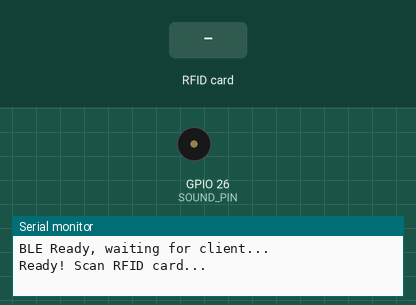
Simulated run of this sketch. Board: ESP32. Shown: buzzer (waves = sounding), the last lines printed to the serial monitor. The inputs (shaded band) are chosen by the test bench. Nothing arrives over Bluetooth unless stated; a phone connects over Bluetooth LE 3 s after start.

Above: at 1.2 s.
1.3 s: RFID card 5E 7A 19 C4 held to the reader
At 1.76 s:
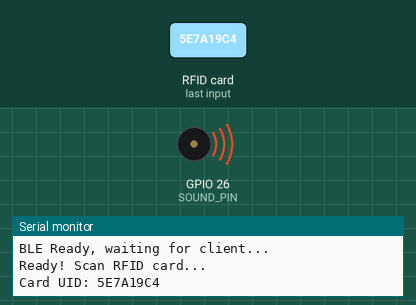
3.3 s: RFID card 5E 7A 19 C4 held to the reader
At 4.5 s:
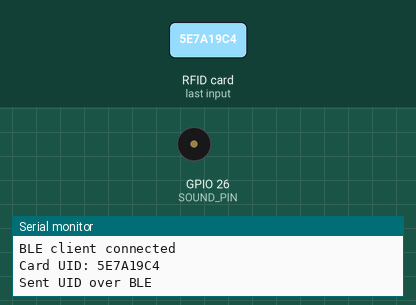
Timing chart, 0 to 6.3 s (numbered marks = the images above; inputs shaded):
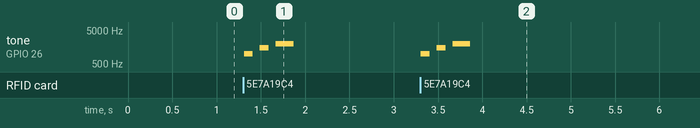

Measured:
- after the input at 1.3 s, tone on GPIO 26 (SOUND_PIN): plays 1000 Hz for 0.10 s, 1500 Hz for 0.10 s, 2000 Hz for 0.20 s, starting at once
- after the input at 3.3 s, tone on GPIO 26 (SOUND_PIN): plays 1000 Hz for 0.10 s, 1500 Hz for 0.10 s, 2000 Hz for 0.20 s, starting at once

The sketch:

connect_with_mobile_old.ino
```cpp
#include <SPI.h>
#include <MFRC522.h>
#include <BLEDevice.h>
#include <BLEServer.h>
#include <BLEUtils.h>
#include <BLE2902.h>

// RFID Pins
#define RST_PIN         4   // RC522 RST
#define SS_PIN          5   // RC522 SDA/SS


// Add after BUZZER_PIN
#define SOUND_PIN 26  // GPIO 26 for extra sound
#define SOUND_CHANNEL 0 // PWM channel for sound

// BLE UUIDs
#define SERVICE_UUID        "6e400001-b5a3-f393-e0a9-e50e24dcca9e"
#define CHARACTERISTIC_UUID "6e400003-b5a3-f393-e0a9-e50e24dcca9e"

MFRC522 rfid(SS_PIN, RST_PIN);

BLECharacteristic *pCharacteristic;
BLEServer *pServer;
bool deviceConnected = false;

class MyServerCallbacks: public BLEServerCallbacks {
  void onConnect(BLEServer* pServer) {
    deviceConnected = true;
    Serial.println("BLE client connected");
  }
  void onDisconnect(BLEServer* pServer) {
    deviceConnected = false;
    Serial.println("BLE client disconnected");
    // Restart advertising so the app can reconnect
    pServer->getAdvertising()->start();
    Serial.println("BLE advertising restarted");
  }
};

// Add playLoudBeep for passive buzzer (PWM/tone)
void playLoudBeep(int freq, int duration) {
  tone(SOUND_PIN, freq, duration); // Start tone
  delay(duration);
  noTone(SOUND_PIN);               // Stop tone
}

void playSuccessSound() {
  playLoudBeep(1000, 100);
  delay(80);
  playLoudBeep(1500, 100);
  delay(80);
  playLoudBeep(2000, 200);
}

void setup() {
  Serial.begin(115200);
  SPI.begin();             // Init SPI bus
  rfid.PCD_Init();         // Init RC522


  // BLE Setup
  BLEDevice::init("BikeStandRFID"); // Name shown to phone
  pServer = BLEDevice::createServer();
  pServer->setCallbacks(new MyServerCallbacks());
  BLEService *pService = pServer->createService(SERVICE_UUID);
  pCharacteristic = pService->createCharacteristic(
                      CHARACTERISTIC_UUID,
                      BLECharacteristic::PROPERTY_NOTIFY | BLECharacteristic::PROPERTY_READ
                    );
  pCharacteristic->addDescriptor(new BLE2902());
  pService->start();
  pServer->getAdvertising()->start();
  Serial.println("BLE Ready, waiting for client...");

  Serial.println("Ready! Scan RFID card...");
}

void loop() {
  // Look for new cards
  if (!rfid.PICC_IsNewCardPresent() || !rfid.PICC_ReadCardSerial()) {
    return;
  }

  // Build UID string
  String uidStr = "";
  for (byte i = 0; i < rfid.uid.size; i++) {
    if (rfid.uid.uidByte[i] < 0x10) uidStr += "0";
    uidStr += String(rfid.uid.uidByte[i], HEX);
  }
  uidStr.toUpperCase();

  Serial.print("Card UID: ");
  Serial.println(uidStr);
  playSuccessSound();

  // Send UID over BLE
  if (deviceConnected) {
    pCharacteristic->setValue(uidStr.c_str());
    pCharacteristic->notify();
    Serial.println("Sent UID over BLE");
  } else {
    Serial.println("No BLE client connected, not sent");
  }

  // 💡 Show LED - Green for valid scan
  // Remove LED logic
  // Play custom sound pattern


  // Halt card
  rfid.PICC_HaltA();
  rfid.PCD_StopCrypto1();
}
```
